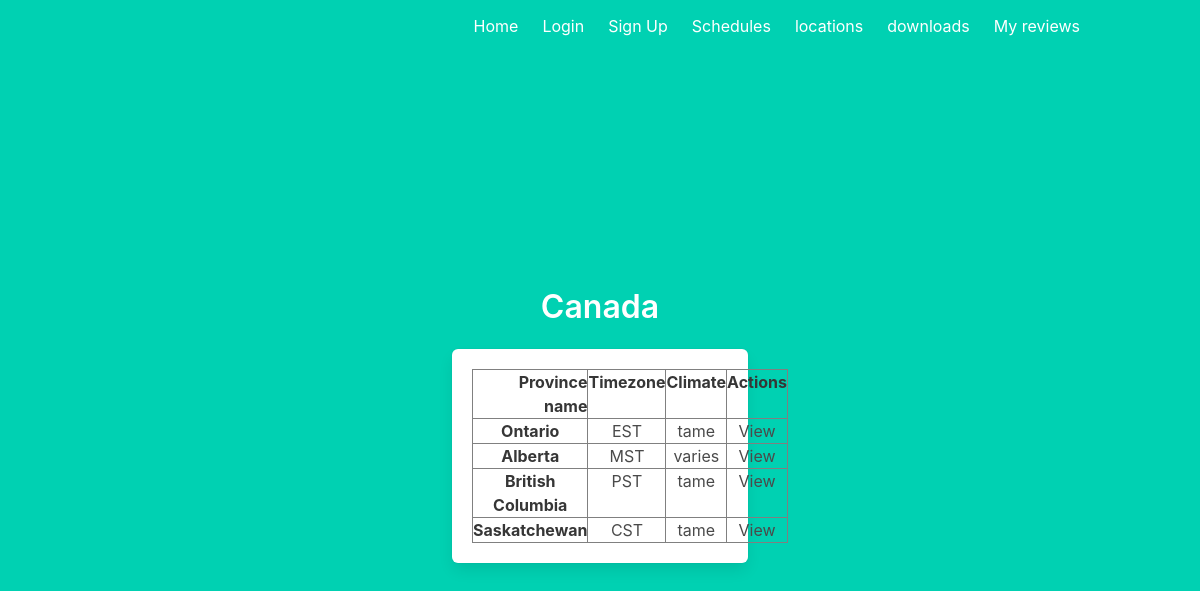
/locations/Canada/provinces, run on the app's committed database.
### models.py (models this page shows)
class Country(db.Model):
    countryName = db.Column(db.String, primary_key = True)
    officialLanguage = db.Column(db.String(100), nullable = False)
    provinces = db.relationship('Province', backref = 'country', lazy = True)
    cities = db.relationship('City', backref = 'country', lazy = True)

class Province(db.Model):
    provinceName = db.Column(db.String(200), primary_key = True)
    countryName = db.Column(db.String(200), db.ForeignKey('country.countryName'), nullable = False)
    timezone = db.Column(db.String(3), nullable = False)
    climate = db.Column(db.String(200), nullable = False)
    cities = db.relationship('City', backref = 'province', lazy = True)

### area.py (the view)
@area.route("/locations/<string:countryName>/provinces")
def provinces(countryName):
    country = countryQueryData(countryName)
    if not country:
        redirect(url_for('main.index'))
    provinces = Province.query.filter_by(countryName = countryName).all()
    return render_template("area/country.html", country = country, provinces=provinces)

### area.py (called while the page is built)
def countryQueryData(countryName):
    return Country.query.filter_by(countryName = countryName).first()

### templates/area/country.html (shortened to what this page needs)
{% extends "base.html" %}
{% block content %}
<div class="column is-4 is-offset-4">
    <h3 class="title">{{country['countryName']}}</h3>
    <div class="box">
        {% if provinces %}
            <table border="1" class="dataframe">
                <thead>
                  <tr style="text-align: right;">
                    <th>Province name</th>
                    <th>Timezone</th>
                    <th>Climate</th>
                    <th>Actions</th>
                  </tr>
                </thead>
                <tbody>
                    {% for row in provinces %}
                        <tr>
                              <th>{{row['provinceName']}}</th>
                              <td>{{row['timezone']}}</td>
                              <td>{{row['climate']}}</td>
                              <td><a href="/locations/{{row['countryName']}}/{{row['provinceName']}}/cities">View</a></td>
                        </tr>
                    {% endfor %}
                </tbody>
              </table>
        {% else %}
            <h3>no data</h3>
        {% endif %}
    </div>
</div>
{% endblock %}

### data on the page
Country: countryName "Canada"
Province: provinceName "Ontario", timezone "EST", climate "tame"
Province: provinceName "Alberta", timezone "MST", climate "varies"
Province: provinceName "British Columbia", timezone "PST", climate "tame"
Province: provinceName "Saskatchewan", timezone "CST", climate "tame"
